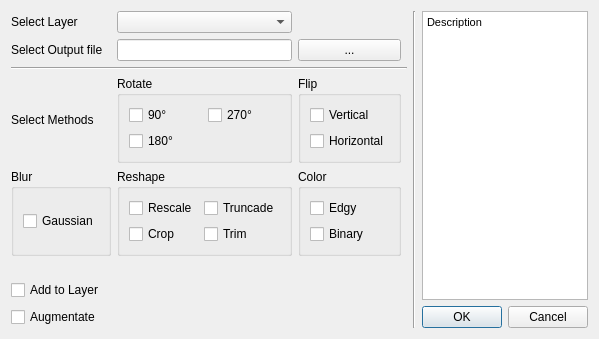
<?xml version="1.0" encoding="UTF-8"?>
<ui version="4.0">
 <class>basicdataaugmentationDialogBase</class>
 <widget class="QDialog" name="basicdataaugmentationDialogBase">
  <property name="geometry">
   <rect>
    <x>0</x>
    <y>0</y>
    <width>538</width>
    <height>309</height>
   </rect>
  </property>
  <property name="windowTitle">
   <string>Basic Data Augmentation</string>
  </property>
  <layout class="QGridLayout" name="gridLayout_3">
   <item row="0" column="5" rowspan="9">
    <widget class="QTextEdit" name="textEdit">
     <property name="html">
      <string>&lt;!DOCTYPE HTML PUBLIC &quot;-//W3C//DTD HTML 4.0//EN&quot; &quot;http://www.w3.org/TR/REC-html40/strict.dtd&quot;&gt;
&lt;html&gt;&lt;head&gt;&lt;meta name=&quot;qrichtext&quot; content=&quot;1&quot; /&gt;&lt;style type=&quot;text/css&quot;&gt;
p, li { white-space: pre-wrap; }
&lt;/style&gt;&lt;/head&gt;&lt;body style=&quot; font-family:'MS Shell Dlg 2'; font-size:8.25pt; font-weight:400; font-style:normal;&quot;&gt;
&lt;p style=&quot; margin-top:0px; margin-bottom:0px; margin-left:0px; margin-right:0px; -qt-block-indent:0; text-indent:0px;&quot;&gt;Description&lt;/p&gt;
&lt;p style=&quot;-qt-paragraph-type:empty; margin-top:0px; margin-bottom:0px; margin-left:0px; margin-right:0px; -qt-block-indent:0; text-indent:0px;&quot;&gt;&lt;br /&gt;&lt;/p&gt;&lt;/body&gt;&lt;/html&gt;</string>
     </property>
    </widget>
   </item>
   <item row="0" column="4" rowspan="10">
    <widget class="Line" name="line_2">
     <property name="orientation">
      <enum>Qt::Vertical</enum>
     </property>
    </widget>
   </item>
   <item row="3" column="1">
    <widget class="QGroupBox" name="groupBox">
     <property name="title">
      <string>Rotate</string>
     </property>
     <layout class="QGridLayout" name="gridLayout_5">
      <item row="1" column="0">
       <widget class="QCheckBox" name="checkBox_2">
        <property name="text">
         <string>180°</string>
        </property>
       </widget>
      </item>
      <item row="0" column="0">
       <widget class="QCheckBox" name="checkBox">
        <property name="text">
         <string>90°</string>
        </property>
       </widget>
      </item>
      <item row="0" column="1">
       <widget class="QCheckBox" name="checkBox_3">
        <property name="text">
         <string>270°</string>
        </property>
       </widget>
      </item>
     </layout>
    </widget>
   </item>
   <item row="3" column="2">
    <widget class="QGroupBox" name="groupBox_3">
     <property name="title">
      <string>Flip</string>
     </property>
     <layout class="QGridLayout" name="gridLayout_4">
      <item row="0" column="0">
       <widget class="QCheckBox" name="checkBox_4">
        <property name="text">
         <string>Vertical</string>
        </property>
       </widget>
      </item>
      <item row="1" column="0">
       <widget class="QCheckBox" name="checkBox_5">
        <property name="text">
         <string>Horizontal</string>
        </property>
       </widget>
      </item>
     </layout>
    </widget>
   </item>
   <item row="8" column="0">
    <widget class="QCheckBox" name="checkBox_14">
     <property name="text">
      <string>Add to Layer</string>
     </property>
    </widget>
   </item>
   <item row="9" column="0">
    <widget class="QCheckBox" name="checkBox_13">
     <property name="text">
      <string>Augmentate</string>
     </property>
    </widget>
   </item>
   <item row="0" column="0">
    <widget class="QLabel" name="label">
     <property name="text">
      <string>Select Layer</string>
     </property>
    </widget>
   </item>
   <item row="2" column="0" colspan="4">
    <widget class="Line" name="line">
     <property name="orientation">
      <enum>Qt::Horizontal</enum>
     </property>
    </widget>
   </item>
   <item row="1" column="1">
    <widget class="QLineEdit" name="lineEdit"/>
   </item>
   <item row="0" column="1">
    <widget class="QComboBox" name="comboBox"/>
   </item>
   <item row="1" column="0">
    <widget class="QLabel" name="label_2">
     <property name="text">
      <string>Select Output file</string>
     </property>
    </widget>
   </item>
   <item row="4" column="0">
    <widget class="QGroupBox" name="groupBox_5">
     <property name="title">
      <string>Blur</string>
     </property>
     <layout class="QGridLayout" name="gridLayout_2">
      <item row="0" column="0">
       <widget class="QCheckBox" name="checkBox_6">
        <property name="text">
         <string>Gaussian</string>
        </property>
       </widget>
      </item>
     </layout>
    </widget>
   </item>
   <item row="4" column="1">
    <widget class="QGroupBox" name="groupBox_2">
     <property name="title">
      <string>Reshape</string>
     </property>
     <layout class="QGridLayout" name="gridLayout_7">
      <item row="0" column="0">
       <widget class="QCheckBox" name="checkBox_7">
        <property name="text">
         <string>Rescale</string>
        </property>
       </widget>
      </item>
      <item row="0" column="1">
       <widget class="QCheckBox" name="checkBox_10">
        <property name="text">
         <string>Truncade</string>
        </property>
       </widget>
      </item>
      <item row="1" column="0">
       <widget class="QCheckBox" name="checkBox_8">
        <property name="text">
         <string>Crop</string>
        </property>
       </widget>
      </item>
      <item row="1" column="1">
       <widget class="QCheckBox" name="checkBox_9">
        <property name="text">
         <string>Trim</string>
        </property>
       </widget>
      </item>
     </layout>
    </widget>
   </item>
   <item row="4" column="2">
    <widget class="QGroupBox" name="groupBox_4">
     <property name="title">
      <string>Color</string>
     </property>
     <layout class="QGridLayout" name="gridLayout">
      <item row="0" column="0">
       <widget class="QCheckBox" name="checkBox_12">
        <property name="text">
         <string>Edgy</string>
        </property>
       </widget>
      </item>
      <item row="1" column="0">
       <widget class="QCheckBox" name="checkBox_11">
        <property name="text">
         <string>Binary</string>
        </property>
       </widget>
      </item>
     </layout>
    </widget>
   </item>
   <item row="9" column="5">
    <widget class="QDialogButtonBox" name="button_box">
     <property name="orientation">
      <enum>Qt::Horizontal</enum>
     </property>
     <property name="standardButtons">
      <set>QDialogButtonBox::Cancel|QDialogButtonBox::Ok</set>
     </property>
    </widget>
   </item>
   <item row="3" column="0">
    <widget class="QLabel" name="label_3">
     <property name="text">
      <string>Select Methods</string>
     </property>
    </widget>
   </item>
   <item row="1" column="2">
    <widget class="QPushButton" name="pushButton">
     <property name="text">
      <string>...</string>
     </property>
    </widget>
   </item>
  </layout>
 </widget>
 <resources/>
 <connections>
  <connection>
   <sender>button_box</sender>
   <signal>accepted()</signal>
   <receiver>basicdataaugmentationDialogBase</receiver>
   <slot>accept()</slot>
   <hints>
    <hint type="sourcelabel">
     <x>20</x>
     <y>20</y>
    </hint>
    <hint type="destinationlabel">
     <x>20</x>
     <y>20</y>
    </hint>
   </hints>
  </connection>
  <connection>
   <sender>button_box</sender>
   <signal>rejected()</signal>
   <receiver>basicdataaugmentationDialogBase</receiver>
   <slot>reject()</slot>
   <hints>
    <hint type="sourcelabel">
     <x>20</x>
     <y>20</y>
    </hint>
    <hint type="destinationlabel">
     <x>20</x>
     <y>20</y>
    </hint>
   </hints>
  </connection>
 </connections>
</ui>
